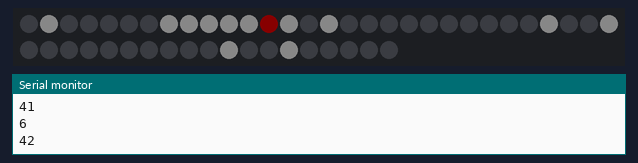
Simulated run of this sketch. Board: Arduino Uno, built with avr-gcc and run on an emulated ATmega328P. Shown: 49 RGB LEDs in strip order, left to right, continuing on the next row, the last lines printed to the serial monitor. Dim RGB values are drawn brighter than linear; random numbers use the default seed unless the sketch sets one.

Above: at 0.1 s.
At 3.1 s:
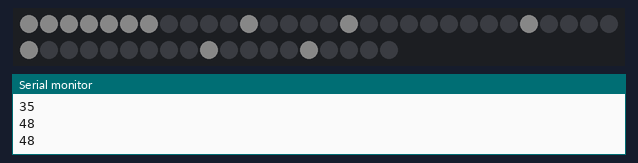
At 6.7 s:
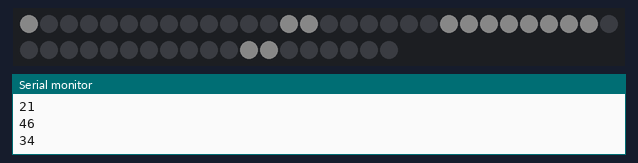
At 14.0 s:
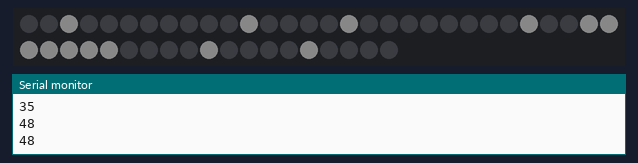
At 26.5 s:
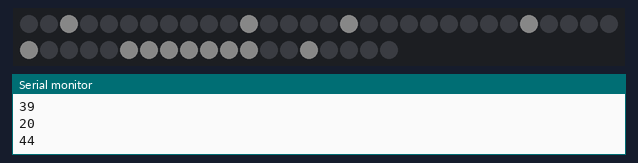
At 36.4 s:
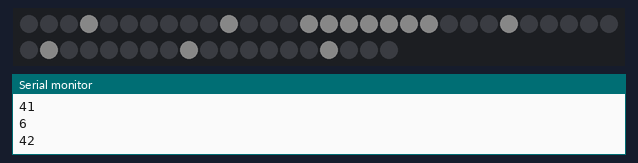

Measured:
- what the display in image 1 shows lasts 0.6 s, from 3.0 s to 3.6 s
- what the display in image 4 shows lasts 1.0 s, from 26.4 s to 27.4 s

The sketch:

Matthew_Tom_row_to_col.ino
```cpp
#include <Adafruit_NeoPixel.h>
#ifdef __AVR__
#include <avr/power.h> // Required for 16 MHz Adafruit Trinket
#endif

#define LED_PIN    6

// How many NeoPixels are attached to the Arduino?
#define LED_COUNT 49

Adafruit_NeoPixel strip(LED_COUNT, LED_PIN, NEO_GRB + NEO_KHZ800); // declares strip
void setup() {
  // put your setup code here, to run once:
  Serial.begin(9600);
  #if defined(_AVR_ATtiny85_) && (F_CPU == 16000000)
  clock_prescale_set(clock_div_1);
  #endif

  strip.begin();
  strip.show();
  strip.setBrightness(50);

}

int getLEDpos(int x, int y) {
  int pos;
  if (x & 0x1) { // is X odd
    pos = x * 7 + (6 - y) ;
  } else { // x is even
    pos = x * 7 + y;
  }
  return pos;
}

void transition_RowToCol(uint32_t color, int wait) {
  int row[7][7] = {
    {0,1,2,3,4,5,6},
   {13,12,11,10,9,8,7},
   {14,15,16,17,18,19,20},
   {27,26,25,24,23,22,21},
   {28,29,30,31,32,33,34},
   {41,40,39,38,37,36,35},
   {42,43,44,45,46,47,48}
   };
  int col[7][7] = {
    {0,13,14,27,28,41,42},
    {1,12,15,26,29,40,43},
    {2,11,16,25,30,39,44},
    {3,10,17,24,31,38,45},
    {4,9,18,23,32,37,46},
    {5,8,19,22,33,36,47},
    {6,7,20,21,34,35,48}
  };


  //row escalation

  for( int i = 0; i < 7; i++) {
    int rand_row = random(0,6);
    int rand_col = random(0,6);
    for( int j = 0; j < 7; j++) {
      strip.setPixelColor(row[rand_row][j], color);
      Serial.println(row[i][j]);
      strip.setPixelColor(col[rand_col][j], color);
      Serial.println(col[i][j]);
      if (getLEDpos(rand_row+1, j+1) == getLEDpos(j+1, rand_col+1)) {
        strip.setPixelColor(row[rand_row][j], strip.Color(50,0,0));
        strip.setPixelColor(col[rand_col][j], strip.Color(50,0,0));
      }

    }
    strip.show();
    delay(wait);
    strip.clear();
  }

  /**
  for( int i = 0; i < 7; i++) { //version 2.0
    for( int j = 6; j >= 0; j--) {
      strip.setPixelColor(col[i][j], color);
      Serial.println(col[i][j]);
    }
    strip.show();
    delay(wait);
    strip.clear();
  }
  //col de-escalation
  for( int i = 6; i >= 0; i--) {
    for( int j = 6; j >= 0; j--) { //version 2.0
      strip.setPixelColor(col[i][j], color);
      Serial.println(col[i][j]);
    }
    strip.show();
    delay(wait);
    strip.clear();
  }

  //row de-escalation
  for( int i = 6; i >= 0; i--) {
    for( int j = 6; j >= 0; j--) {
      strip.setPixelColor(row[i][j], color);
      Serial.println(row[i][j]);
    }
    strip.show();
    delay(wait);
    strip.clear();
  }
  delay(wait);**/


}

void loop() {
  // put your main code here, to run repeatedly:
  transition_RowToCol(strip.Color(50,50,50), 500); //new color
  delay(100);
}
```
